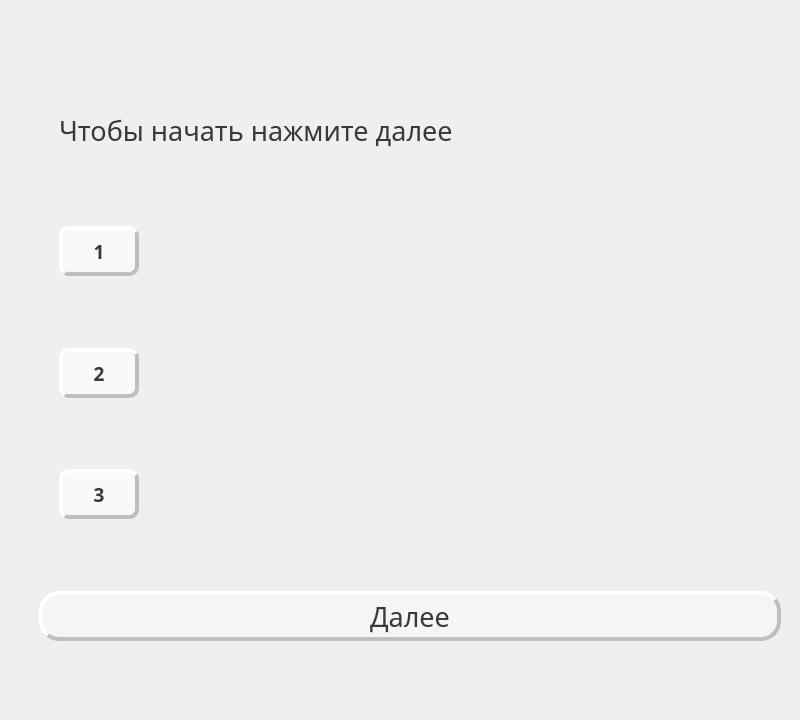
<?xml version="1.0" encoding="UTF-8"?>
<ui version="4.0">
 <class>QWidget</class>
 <widget class="QWidget" name="QWidget">
  <property name="geometry">
   <rect>
    <x>0</x>
    <y>0</y>
    <width>800</width>
    <height>720</height>
   </rect>
  </property>
  <property name="minimumSize">
   <size>
    <width>800</width>
    <height>720</height>
   </size>
  </property>
  <property name="windowTitle">
   <string>TechEng</string>
  </property>
  <property name="styleSheet">
   <string notr="true"/>
  </property>
  <layout class="QVBoxLayout" name="verticalLayout_3">
   <property name="leftMargin">
    <number>0</number>
   </property>
   <property name="topMargin">
    <number>0</number>
   </property>
   <property name="rightMargin">
    <number>0</number>
   </property>
   <property name="bottomMargin">
    <number>0</number>
   </property>
   <item>
    <widget class="QWidget" name="widget" native="true">
     <layout class="QVBoxLayout" name="verticalLayout_4">
      <item>
       <layout class="QVBoxLayout" name="verticalLayout">
        <property name="leftMargin">
         <number>30</number>
        </property>
        <property name="topMargin">
         <number>30</number>
        </property>
        <property name="rightMargin">
         <number>10</number>
        </property>
        <property name="bottomMargin">
         <number>30</number>
        </property>
        <item>
         <spacer name="verticalSpacer">
          <property name="orientation">
           <enum>Qt::Vertical</enum>
          </property>
          <property name="sizeType">
           <enum>QSizePolicy::Fixed</enum>
          </property>
          <property name="sizeHint" stdset="0">
           <size>
            <width>20</width>
            <height>40</height>
           </size>
          </property>
         </spacer>
        </item>
        <item>
         <layout class="QVBoxLayout" name="verticalLayout_2">
          <property name="spacing">
           <number>20</number>
          </property>
          <property name="leftMargin">
           <number>20</number>
          </property>
          <property name="rightMargin">
           <number>20</number>
          </property>
          <item>
           <widget class="QLabel" name="word">
            <property name="font">
             <font>
              <family>Trebuchet MS</family>
              <pointsize>20</pointsize>
              <weight>50</weight>
              <bold>false</bold>
             </font>
            </property>
            <property name="styleSheet">
             <string notr="true">color: rgb(57, 57, 57)</string>
            </property>
            <property name="text">
             <string>Чтобы начать нажмите далее</string>
            </property>
           </widget>
          </item>
          <item>
           <layout class="QHBoxLayout" name="horizontalLayout_4">
            <property name="spacing">
             <number>30</number>
            </property>
            <item>
             <widget class="QPushButton" name="anButton1">
              <property name="sizePolicy">
               <sizepolicy hsizetype="Ignored" vsizetype="Ignored">
                <horstretch>0</horstretch>
                <verstretch>0</verstretch>
               </sizepolicy>
              </property>
              <property name="minimumSize">
               <size>
                <width>80</width>
                <height>50</height>
               </size>
              </property>
              <property name="maximumSize">
               <size>
                <width>80</width>
                <height>50</height>
               </size>
              </property>
              <property name="font">
               <font>
                <family>Trebuchet MS</family>
                <pointsize>14</pointsize>
                <weight>75</weight>
                <bold>true</bold>
               </font>
              </property>
              <property name="styleSheet">
               <string notr="true">QPushButton{background: rgba(255, 255, 255, 0.6);
border-radius: 10px;
border-style: outset;
 border-width: 4px;
border-color:rgb(191, 191, 191);
color:rgb(57, 57, 57);}

QPushButton:pressed {
background: rgba(234, 234, 234, 0.8);
color:rgb(57, 57, 57);
}</string>
              </property>
              <property name="text">
               <string>1</string>
              </property>
             </widget>
            </item>
            <item>
             <widget class="QLabel" name="disc1">
              <property name="font">
               <font>
                <family>Trebuchet MS</family>
                <pointsize>20</pointsize>
                <weight>50</weight>
                <bold>false</bold>
               </font>
              </property>
              <property name="styleSheet">
               <string notr="true">color:rgb(57, 57, 57)</string>
              </property>
              <property name="text">
               <string/>
              </property>
              <property name="wordWrap">
               <bool>true</bool>
              </property>
             </widget>
            </item>
           </layout>
          </item>
          <item>
           <layout class="QHBoxLayout" name="horizontalLayout_3">
            <property name="spacing">
             <number>30</number>
            </property>
            <item>
             <widget class="QPushButton" name="anButton2">
              <property name="sizePolicy">
               <sizepolicy hsizetype="Ignored" vsizetype="Ignored">
                <horstretch>0</horstretch>
                <verstretch>0</verstretch>
               </sizepolicy>
              </property>
              <property name="minimumSize">
               <size>
                <width>80</width>
                <height>50</height>
               </size>
              </property>
              <property name="maximumSize">
               <size>
                <width>80</width>
                <height>50</height>
               </size>
              </property>
              <property name="font">
               <font>
                <family>Trebuchet MS</family>
                <pointsize>14</pointsize>
                <weight>75</weight>
                <bold>true</bold>
               </font>
              </property>
              <property name="styleSheet">
               <string notr="true">QPushButton{background: rgba(255, 255, 255, 0.6);
border-radius: 10px;
border-style: outset;
 border-width: 4px;
border-color:rgb(191, 191, 191);
color:rgb(57, 57, 57);}

QPushButton:pressed {
background: rgba(234, 234, 234, 0.8);
color:rgb(57, 57, 57);
}</string>
              </property>
              <property name="text">
               <string>2</string>
              </property>
             </widget>
            </item>
            <item>
             <widget class="QLabel" name="disc2">
              <property name="font">
               <font>
                <family>Trebuchet MS</family>
                <pointsize>20</pointsize>
                <weight>50</weight>
                <bold>false</bold>
               </font>
              </property>
              <property name="styleSheet">
               <string notr="true">color: rgb(57, 57, 57)</string>
              </property>
              <property name="text">
               <string/>
              </property>
              <property name="wordWrap">
               <bool>true</bool>
              </property>
             </widget>
            </item>
           </layout>
          </item>
          <item>
           <layout class="QHBoxLayout" name="horizontalLayout">
            <property name="spacing">
             <number>30</number>
            </property>
            <item>
             <widget class="QPushButton" name="anButton3">
              <property name="sizePolicy">
               <sizepolicy hsizetype="Ignored" vsizetype="Ignored">
                <horstretch>0</horstretch>
                <verstretch>0</verstretch>
               </sizepolicy>
              </property>
              <property name="minimumSize">
               <size>
                <width>80</width>
                <height>50</height>
               </size>
              </property>
              <property name="maximumSize">
               <size>
                <width>80</width>
                <height>50</height>
               </size>
              </property>
              <property name="font">
               <font>
                <family>Trebuchet MS</family>
                <pointsize>14</pointsize>
                <weight>75</weight>
                <bold>true</bold>
               </font>
              </property>
              <property name="styleSheet">
               <string notr="true">QPushButton{background: rgba(255, 255, 255, 0.6);
border-radius: 10px;
border-style: outset;
 border-width: 4px;
border-color:rgb(191, 191, 191);
color:rgb(57, 57, 57);}

QPushButton:pressed {
background: rgba(234, 234, 234, 0.8);
color:rgb(57, 57, 57);
}</string>
              </property>
              <property name="text">
               <string>3</string>
              </property>
             </widget>
            </item>
            <item>
             <widget class="QLabel" name="disc3">
              <property name="font">
               <font>
                <family>Trebuchet MS</family>
                <pointsize>20</pointsize>
                <weight>50</weight>
                <bold>false</bold>
               </font>
              </property>
              <property name="styleSheet">
               <string notr="true">color: rgb(57, 57, 57)</string>
              </property>
              <property name="text">
               <string/>
              </property>
              <property name="wordWrap">
               <bool>true</bool>
              </property>
             </widget>
            </item>
           </layout>
          </item>
         </layout>
        </item>
        <item>
         <spacer name="verticalSpacer_2">
          <property name="orientation">
           <enum>Qt::Vertical</enum>
          </property>
          <property name="sizeType">
           <enum>QSizePolicy::Fixed</enum>
          </property>
          <property name="sizeHint" stdset="0">
           <size>
            <width>20</width>
            <height>40</height>
           </size>
          </property>
         </spacer>
        </item>
        <item>
         <widget class="QPushButton" name="continueButton">
          <property name="sizePolicy">
           <sizepolicy hsizetype="Expanding" vsizetype="Expanding">
            <horstretch>0</horstretch>
            <verstretch>0</verstretch>
           </sizepolicy>
          </property>
          <property name="minimumSize">
           <size>
            <width>600</width>
            <height>50</height>
           </size>
          </property>
          <property name="maximumSize">
           <size>
            <width>16777215</width>
            <height>50</height>
           </size>
          </property>
          <property name="font">
           <font>
            <family>Trebuchet MS</family>
            <pointsize>20</pointsize>
            <weight>50</weight>
            <bold>false</bold>
           </font>
          </property>
          <property name="layoutDirection">
           <enum>Qt::LeftToRight</enum>
          </property>
          <property name="styleSheet">
           <string notr="true">QPushButton{background: rgba(255, 255, 255, 0.4);
border-radius: 20px;
border-style: outset;
 border-width: 4px;
border-color:rgb(191, 191, 191);
color:rgb(57, 57, 57);}

QPushButton:pressed {
background: rgba(234, 234, 234, 0.6);
color:rgb(57, 57, 57);
}</string>
          </property>
          <property name="text">
           <string>Далее</string>
          </property>
         </widget>
        </item>
        <item>
         <spacer name="verticalSpacer_3">
          <property name="orientation">
           <enum>Qt::Vertical</enum>
          </property>
          <property name="sizeType">
           <enum>QSizePolicy::Fixed</enum>
          </property>
          <property name="sizeHint" stdset="0">
           <size>
            <width>20</width>
            <height>40</height>
           </size>
          </property>
         </spacer>
        </item>
       </layout>
      </item>
     </layout>
    </widget>
   </item>
  </layout>
 </widget>
 <resources/>
 <connections/>
</ui>
